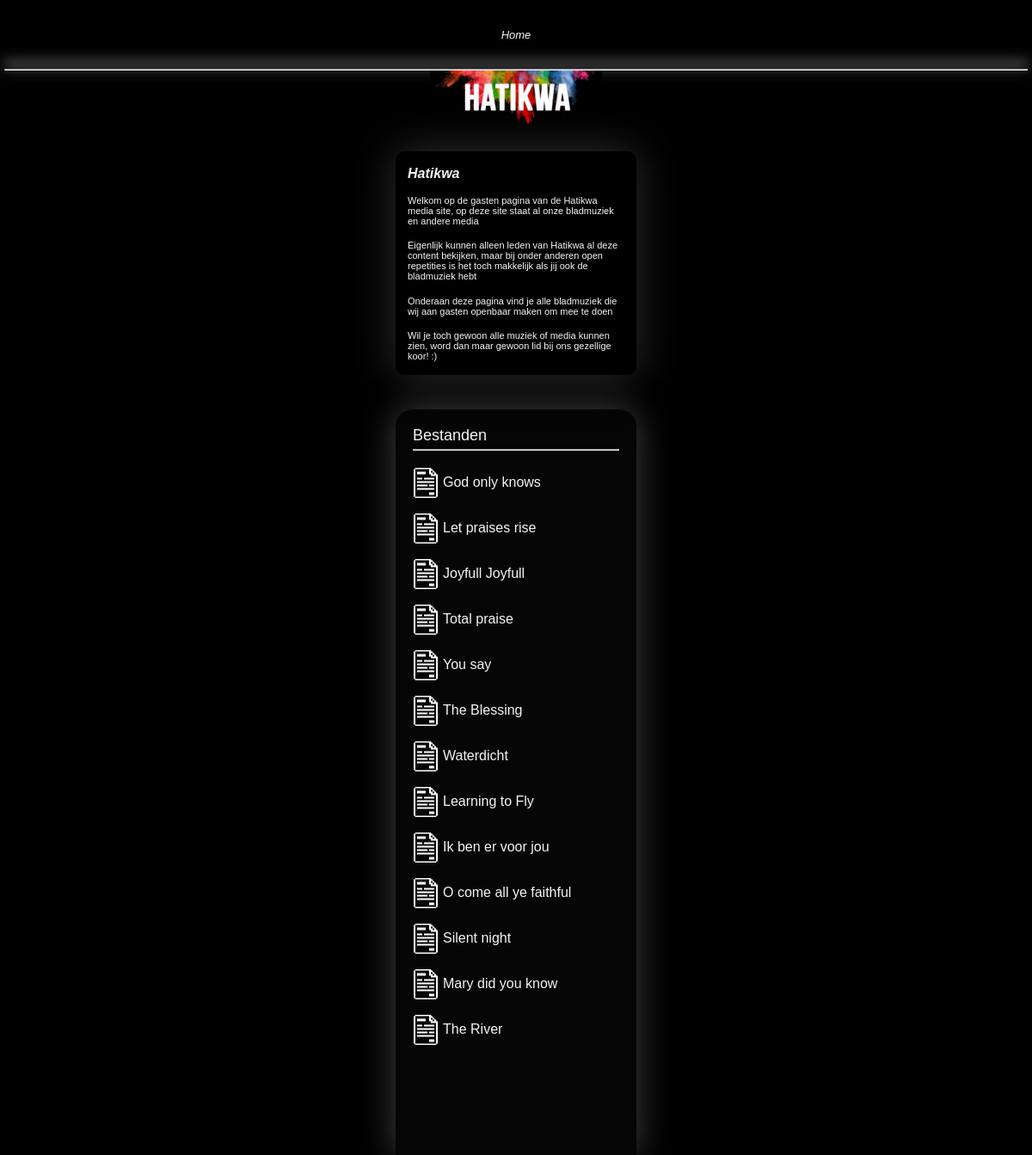
Page /gast on the committed database.
### Songs/models.py (models this page shows, shortened)
class song_files(models.Model):
    type_choises = (
        ('main_sheet', 'main_sheet'),
        ('main_choreo', 'main_choreo'),
        ('main_audio', 'main_audio'),
        ('midi', 'midi'),
        ('other', 'other'),
    )
    song_name = models.CharField(max_length=200)
    item_type = models.CharField(max_length=200, choices=type_choises, default='other')
    song_file = models.FileField(upload_to=song_file_path)
    class Meta:
        verbose_name_plural = "Song files"

### Frontend/views.py (the view)
# urls.py: path('gast', views.gastview, name="Gast")
def gastview(request):
    guest_activated = []
    for item in song_list.objects.all():
        if item.guest_active:
            guest_activated.append(item.song_name)
    if len(guest_activated) < 1:
        all_guest_items = None
    else:
        all_guest_items = []
        for song in song_files.objects.all():
            if song.item_type == 'main_sheet' and song.song_name in guest_activated:
                all_guest_items.append(song.song_name)
    data = {
        'items': all_guest_items,
    }
    return render(request, 'gast.html', data)

### Templates/gast.html (shortened to what this page needs)
{% load static %}
<!DOCTYPE html>
<html lang="en">
<head>
    <link rel="stylesheet" href="{% static 'CSS/gast.css' %}">
</head>
<div class="head">
    <div class="nav">
        <a href="/">Home</a>
    </div>
    <hr class="top-bar">
    <img class="top-logo" src="{% static 'IMG/Main/Logo.jpg' %}" alt="Hatikwa-Logo">
</div>
<body>
    <div class="bannerbox">
        <div class="center">
            <H1>Hatikwa</H1>
            <p>Welkom op de gasten pagina van de Hatikwa media site, op deze site staat al onze bladmuziek en andere media</p>
            <p>Eigenlijk kunnen alleen leden van Hatikwa al deze content bekijken, maar bij onder anderen open repetities is het toch makkelijk als jij ook de bladmuziek hebt</p>
            <p>Onderaan deze pagina vind je alle bladmuziek die wij aan gasten openbaar maken om mee te doen</p>
            <p>Wil je toch gewoon alle muziek of media kunnen zien, word dan maar gewoon lid bij ons gezellige koor! :)</p>
        </div>
    </div>
    <div class="main">
        <h2 class="section-title">Bestanden</h2>
        <hr class="spacer">
        {% if items == None %}
        <p>Op het moment zijn er geen liederen beschikbaar voor gasten</p>
        <p>Klopt dit niet of op zoek naar iets anders?</p>
        <p>Neem dan contact op met Sebastiaan of het Bestuur</p>
        {% else %}
        {% for item in items %}
        <li class="file"><a href="/songs/song/{{ item }}">{{ item }}</a></li>
        <br>
        {% endfor %}
        {% endif %}
        <br>
        <br>
        <br>
        <br>
        <br>
    </div>
</body>
</html>

### Static/CSS/gast.css (style rules this page uses)
* { margin: 0; padding: 0; font-family: Arial, Helvetica, sans-serif; }
html { background-color: black; }
.head { width: 100%; height: auto; display: flex; flex-direction: column; align-items: center; justify-content: flex-start; }
.nav { display: flex; align-items: center; justify-content: space-evenly; height: 80px; }
.nav a { color: whitesmoke; text-decoration: none; font-weight: 300; font-size: 13px; font-style: italic; }
.top-bar { box-shadow: 0px -6px 16px 1px #d2d2d2; width: 99%; }
.top-logo { width: 200px; }
body { display: flex; align-items: center; justify-content: space-between; flex-direction: column; min-height: 100vh; }
.bannerbox { margin-top: 25px; width: 280px; height: 260px; position: relative; display: flex; align-items: center; justify-content: center; box-shadow: 0px 0px 50px #2f2f2f; border-radius: 10px; }
.bannerbox::after { position: absolute; content: ""; z-index: -1; top: 0; left: 0; bottom: 0; right: 0; background-size: 135%; background-image: url("https://pics.craiyon.com/2023-09-17/547428a2dcdc4c6e84b184213f9d289b.webp"); opacity: 0.3; border-radius: 10px; }
.center { width: 90%; height: 100%; padding: 5%; z-index: 5; color: whitesmoke; display: flex; align-items: flex-start; justify-content: space-evenly; flex-direction: column; }
.center h1 { color: whitesmoke; font-size: 16px; font-style: italic; }
.center p { color: whitesmoke; font-size: 11px; }
.main { width: 240px; padding: 20px; border-top-left-radius: 20px; border-top-right-radius: 20px; position: relative; list-style: none; box-shadow: 0px 0px 40px #424242; margin-top: 40px; }
.main::after { position: absolute; content: ""; z-index: -1; top: 0; left: 0; bottom: 0; right: 0; background: #111; border-top-left-radius: 20px; border-top-right-radius: 20px; opacity: 0.3; }
.section-title { color: whitesmoke; font-size: 18px; font-weight: 500; margin-bottom: 5px; }
.spacer { margin-bottom: 20px; }
.main li { color: whitesmoke; line-height: 12px; }
.main li a { color: whitesmoke; text-decoration: none; }
.main li::before { content: ""; display: inline-block; width: 30px; height: 35px; background-repeat: no-repeat; background-position: center; vertical-align: middle; margin-right: 5px; }

### rows in the picture
song_files: items "God only knows"
song_files: items "Let praises rise"
song_files: items "Joyfull Joyfull"
song_files: items "Total praise"
song_files: items "You say"
song_files: items "The Blessing"
song_files: items "Waterdicht"
song_files: items "Learning to Fly"
song_files: items "Ik ben er voor jou"
song_files: items "O come all ye faithful"
song_files: items "Silent night"
song_files: items "Mary did you know"
song_files: items "The River"
